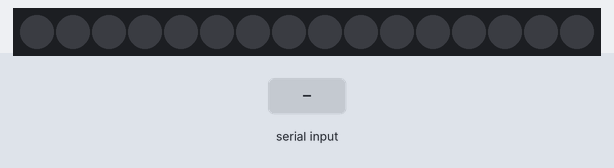
Recording of a sketch running on a simulated Arduino Uno, built with avr-gcc and run on an emulated ATmega328P. Parts: 16 RGB LEDs in strip order, left to right. The test bench sets the inputs (shaded band). Dim RGB values are drawn brighter than linear; what the sketch prints to the serial monitor is not drawn.

Above: at 1.2 s.
1.3 s: "90,45,200\n" received over Serial
At 4.0 s:
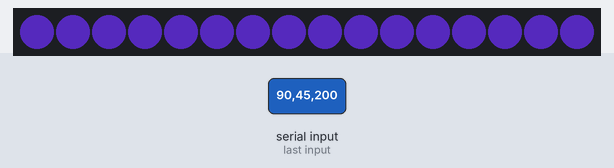
4.1 s: "30,150,10\n" received over Serial
At 6.8 s:
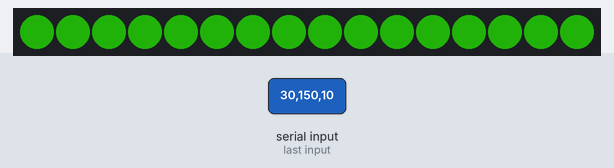
6.9 s: "90,45\n" received over Serial
At 9.6 s:
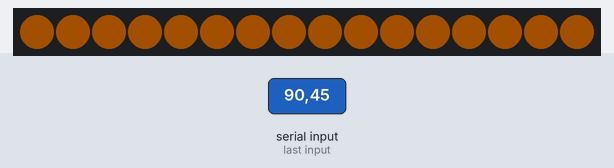
9.7 s: "90,45,200\n" received over Serial
At 10.86 s:
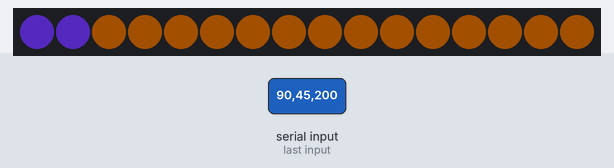
Timing chart, 0 to 12.7 s (numbered marks = the images above; inputs shaded):
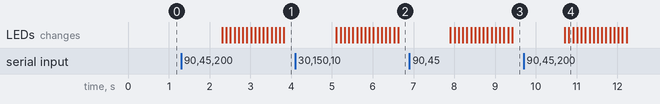

The sketch:

ArduinoLED.ino
```cpp
#include <Adafruit_NeoPixel.h>


#define PIN 6

// Parameter 1 = number of pixels in strip
// Parameter 2 = pin number (most are valid)
// Parameter 3 = pixel type flags, add together as needed:
//   NEO_KHZ800  800 KHz bitstream (most NeoPixel products w/WS2812 LEDs)
//   NEO_KHZ400  400 KHz (classic 'v1' (not v2) FLORA pixels, WS2811 drivers)
//   NEO_GRB     Pixels are wired for GRB bitstream (most NeoPixel products)
//   NEO_RGB     Pixels are wired for RGB bitstream (v1 FLORA pixels, not v2)
Adafruit_NeoPixel strip = Adafruit_NeoPixel(16, PIN, NEO_GRB + NEO_KHZ800);
void setup() {
  Serial.begin(9600);
  strip.begin();
  strip.setBrightness(100); //adjust brightness here
  strip.show(); // Initialize all pixels to 'off'
}
String getValue(String data, char separator, int index)
{
    int found = 0;
    int strIndex[] = { 0, -1 };
    int maxIndex = data.length() - 1;

    for (int i = 0; i <= maxIndex && found <= index; i++) {
        if (data.charAt(i) == separator || i == maxIndex) {
            found++;
            strIndex[0] = strIndex[1] + 1;
            strIndex[1] = (i == maxIndex) ? i+1 : i;
        }
    }
    return found > index ? data.substring(strIndex[0], strIndex[1]) : "";
}
void loop() {


  String thingToChange = (Serial.readString());
  String p1 = getValue(thingToChange, ',', 0);
  String p2 = getValue(thingToChange, ',', 1);
  String p3 = getValue(thingToChange, ',', 2);
  int int1 = (p1.toInt());
  int int2 = (p2.toInt());
  int int3 = (p3.toInt());

   // Some example procedures showing how to display to the pixels:
  if((int1 + int2 + int3) > 0){
    colorWipe(strip.Color(int1, int2, int3), 100);
  }

  Serial.print(int1);
  Serial.print(int2);
  Serial.print(int3);
//  colorWipe(strip.Color(0, 255, 0), 50); // Green
//  colorWipe(strip.Color(0, 0, 255), 50); // Blue
//  rainbow(16);
//  rainbowCycle(16);
}

// Fill the dots one after the other with a color
void colorWipe(uint32_t c, uint8_t wait) {
  for(uint16_t i=0; i<strip.numPixels(); i++) {
      strip.setPixelColor(i, c);
      strip.show();
      delay(wait);
  }
}

void rainbow(uint8_t wait) {
  uint16_t i, j;

  for(j=0; j<256; j++) {
    for(i=0; i<strip.numPixels(); i++) {
      strip.setPixelColor(i, Wheel((i+j) & 255));
    }
    strip.show();
    delay(wait);
  }
}

// Slightly different, this makes the rainbow equally distributed throughout
void rainbowCycle(uint8_t wait) {
  uint16_t i, j;

  for(j=0; j<256*5; j++) { // 5 cycles of all colors on wheel
    for(i=0; i< strip.numPixels(); i++) {
      strip.setPixelColor(i, Wheel(((i * 256 / strip.numPixels()) + j) & 255));
    }
    strip.show();
    delay(wait);
  }
}

// Input a value 0 to 255 to get a color value.
// The colours are a transition r - g - b - back to r.
uint32_t Wheel(byte WheelPos) {
  if(WheelPos < 85) {
   return strip.Color(WheelPos * 3, 255 - WheelPos * 3, 0);
  } else if(WheelPos < 170) {
   WheelPos -= 85;
   return strip.Color(255 - WheelPos * 3, 0, WheelPos * 3);
  } else {
   WheelPos -= 170;
   return strip.Color(0, WheelPos * 3, 255 - WheelPos * 3);
  }
}
```

Measured:
- after the input at 1.3 s, the LEDs: first change after 1.0 s (image 1 shows a later state)
- after the input at 4.1 s, the LEDs: first change after 1.0 s (image 2 shows a later state)
- after the input at 6.9 s, the LEDs: first change after 1.0 s (image 3 shows a later state)
- after the input at 9.7 s, the LEDs: first change after 1.0 s (image 4 shows a later state)
